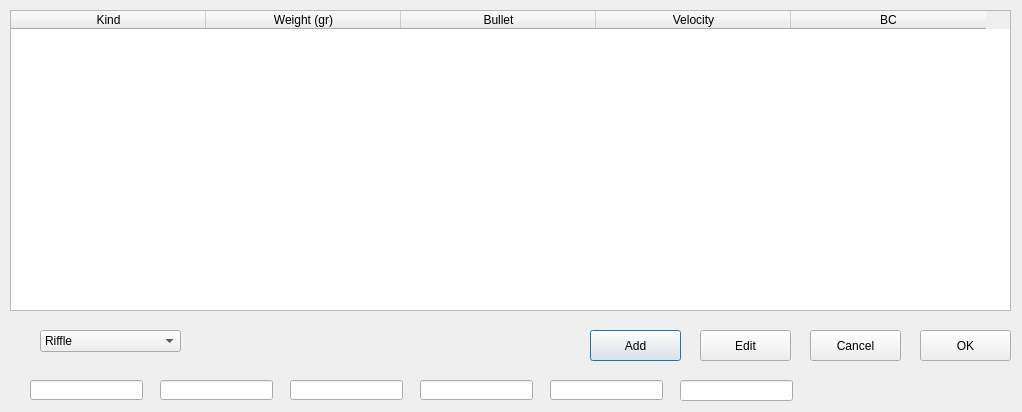
<?xml version="1.0" encoding="UTF-8"?>
<ui version="4.0">
 <class>Select_Bullets</class>
 <widget class="QDialog" name="Select_Bullets">
  <property name="geometry">
   <rect>
    <x>0</x>
    <y>0</y>
    <width>1022</width>
    <height>412</height>
   </rect>
  </property>
  <property name="windowTitle">
   <string>Select Bullet</string>
  </property>
  <widget class="QTableWidget" name="tableWidget_Select">
   <property name="geometry">
    <rect>
     <x>10</x>
     <y>10</y>
     <width>1001</width>
     <height>301</height>
    </rect>
   </property>
   <property name="font">
    <font>
     <stylestrategy>PreferDefault</stylestrategy>
    </font>
   </property>
   <property name="textElideMode">
    <enum>Qt::ElideLeft</enum>
   </property>
   <attribute name="horizontalHeaderDefaultSectionSize">
    <number>195</number>
   </attribute>
   <column>
    <property name="text">
     <string>Kind</string>
    </property>
   </column>
   <column>
    <property name="text">
     <string>Weight (gr)</string>
    </property>
   </column>
   <column>
    <property name="text">
     <string>Bullet</string>
    </property>
   </column>
   <column>
    <property name="text">
     <string>Velocity</string>
    </property>
   </column>
   <column>
    <property name="text">
     <string>BC</string>
    </property>
   </column>
  </widget>
  <widget class="QComboBox" name="Cmbx_Select_Riffle">
   <property name="geometry">
    <rect>
     <x>40</x>
     <y>330</y>
     <width>141</width>
     <height>22</height>
    </rect>
   </property>
   <item>
    <property name="text">
     <string>Riffle</string>
    </property>
   </item>
   <item>
    <property name="text">
     <string>Pistol</string>
    </property>
   </item>
   <item>
    <property name="text">
     <string>Tank</string>
    </property>
   </item>
  </widget>
  <widget class="QPushButton" name="pushButtonAdd">
   <property name="geometry">
    <rect>
     <x>590</x>
     <y>330</y>
     <width>91</width>
     <height>31</height>
    </rect>
   </property>
   <property name="text">
    <string>Add</string>
   </property>
  </widget>
  <widget class="QPushButton" name="pushButton_Edit">
   <property name="geometry">
    <rect>
     <x>700</x>
     <y>330</y>
     <width>91</width>
     <height>31</height>
    </rect>
   </property>
   <property name="text">
    <string>Edit</string>
   </property>
  </widget>
  <widget class="QPushButton" name="pushButton_Cancel">
   <property name="geometry">
    <rect>
     <x>810</x>
     <y>330</y>
     <width>91</width>
     <height>31</height>
    </rect>
   </property>
   <property name="text">
    <string>Cancel</string>
   </property>
  </widget>
  <widget class="QPushButton" name="pushButton_OK">
   <property name="geometry">
    <rect>
     <x>920</x>
     <y>330</y>
     <width>91</width>
     <height>31</height>
    </rect>
   </property>
   <property name="text">
    <string>OK</string>
   </property>
  </widget>
  <widget class="QLineEdit" name="lineEdit">
   <property name="geometry">
    <rect>
     <x>30</x>
     <y>380</y>
     <width>113</width>
     <height>20</height>
    </rect>
   </property>
   <property name="text">
    <string/>
   </property>
  </widget>
  <widget class="QLineEdit" name="lineEdit_2">
   <property name="geometry">
    <rect>
     <x>160</x>
     <y>380</y>
     <width>113</width>
     <height>20</height>
    </rect>
   </property>
  </widget>
  <widget class="QLineEdit" name="lineEdit_3">
   <property name="geometry">
    <rect>
     <x>290</x>
     <y>380</y>
     <width>113</width>
     <height>20</height>
    </rect>
   </property>
  </widget>
  <widget class="QLineEdit" name="lineEdit_4">
   <property name="geometry">
    <rect>
     <x>420</x>
     <y>380</y>
     <width>113</width>
     <height>20</height>
    </rect>
   </property>
  </widget>
  <widget class="QLineEdit" name="lineEdit_5">
   <property name="geometry">
    <rect>
     <x>550</x>
     <y>380</y>
     <width>113</width>
     <height>20</height>
    </rect>
   </property>
  </widget>
  <widget class="QLineEdit" name="lineEdit_TryEdit">
   <property name="geometry">
    <rect>
     <x>680</x>
     <y>380</y>
     <width>113</width>
     <height>21</height>
    </rect>
   </property>
  </widget>
 </widget>
 <resources/>
 <connections/>
</ui>
